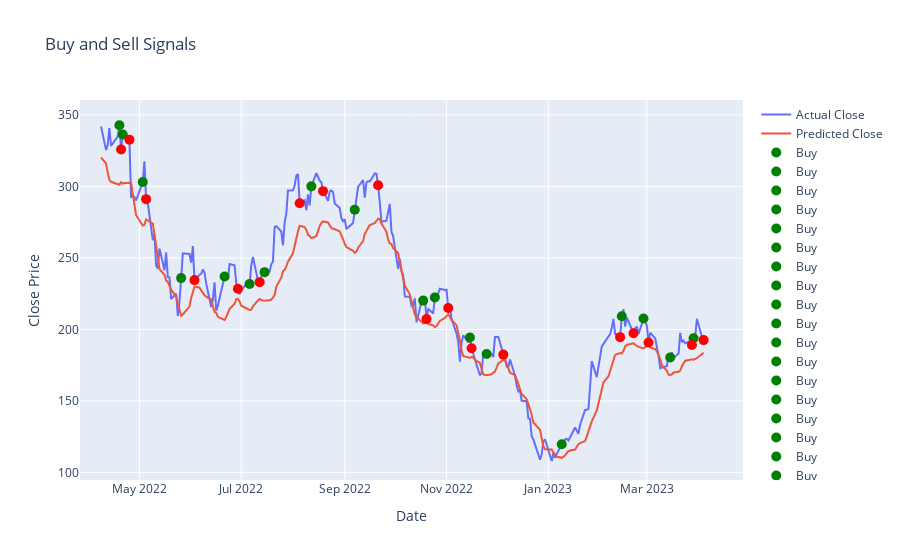

This figure's notebook cell:
### Markdown cell above
# compare the buy and hold strategy to this one

### Code cell
import plotly.offline as pyo
import plotly.graph_objs as go

# Create the actual close price trace
actual_trace = go.Scatter(x=results_df['Date'], y=results_df['Actual Close'], mode='lines', name='Actual Close')

# Create the predicted close price trace
predicted_trace = go.Scatter(x=results_df['Date'], y=results_df['Predicted Close'], mode='lines', name='Predicted Close')

# Create the buy and sell marker traces
buy_traces = []
sell_traces = []
for i, row in results_df.iterrows():
    if row['Action'] == 'Buy':
        buy_trace = go.Scatter(x=[row['Date']], y=[row['Actual Close']], mode='markers', name='Buy', marker=dict(color='green', size=10))
        buy_traces.append(buy_trace)
    elif row['Action'] == 'Sell':
        sell_trace = go.Scatter(x=[row['Date']], y=[row['Actual Close']], mode='markers', name='Sell', marker=dict(color='red', size=10))
        sell_traces.append(sell_trace)

# Combine the traces into a data list
data = [actual_trace, predicted_trace] + buy_traces + sell_traces

# Set the layout for the chart
layout = go.Layout(title='Buy and Sell Signals', xaxis_title='Date', yaxis_title='Close Price')

# Create the figure object
fig = go.Figure(data=data, layout=layout)

# Display the interactive chart in JupyterLab
pyo.iplot(fig)

### Figure 1 — Plotly figure (JSON) as saved in the notebook; plotly's stock layout.template omitted (floating-point values rounded to 4 significant figures; data arrays with more than 128 entries replaced by an {"elided": "..."} marker saying what was removed)
{"data": [{"mode": "lines", "name": "Actual Close", "type": "scatter", "x": {"elided": "248 str values"}, "y": {"elided": "248 float values"}}, {"mode": "lines", "name": "Predicted Close", "type": "scatter", "x": {"elided": "248 str values"}, "y": {"elided": "248 float values"}}, {"marker": {"color": "green", "size": 10}, "mode": "markers", "name": "Buy", "type": "scatter", "x": ["2022-04-19T00:00:00"], "y": [342.7]}, {"marker": {"color": "green", "size": 10}, "mode": "markers", "name": "Buy", "type": "scatter", "x": ["2022-04-21T00:00:00"], "y": [336.3]}, {"marker": {"color": "green", "size": 10}, "mode": "markers", "name": "Buy", "type": "scatter", "x": ["2022-05-03T00:00:00"], "y": [303.1]}, {"marker": {"color": "green", "size": 10}, "mode": "markers", "name": "Buy", "type": "scatter", "x": ["2022-05-26T00:00:00"], "y": [235.9]}, {"marker": {"color": "green", "size": 10}, "mode": "markers", "name": "Buy", "type": "scatter", "x": ["2022-06-21T00:00:00"], "y": [237.0]}, {"marker": {"color": "green", "size": 10}, "mode": "markers", "name": "Buy", "type": "scatter", "x": ["2022-07-06T00:00:00"], "y": [231.7]}, {"marker": {"color": "green", "size": 10}, "mode": "markers", "name": "Buy", "type": "scatter", "x": ["2022-07-15T00:00:00"], "y": [240.1]}, {"marker": {"color": "green", "size": 10}, "mode": "markers", "name": "Buy", "type": "scatter", "x": ["2022-08-12T00:00:00"], "y": [300.0]}, {"marker": {"color": "green", "size": 10}, "mode": "markers", "name": "Buy", "type": "scatter", "x": ["2022-09-07T00:00:00"], "y": [283.7]}, {"marker": {"color": "green", "size": 10}, "mode": "markers", "name": "Buy", "type": "scatter", "x": ["2022-10-18T00:00:00"], "y": [220.2]}, {"marker": {"color": "green", "size": 10}, "mode": "markers", "name": "Buy", "type": "scatter", "x": ["2022-10-25T00:00:00"], "y": [222.4]}, {"marker": {"color": "green", "size": 10}, "mode": "markers", "name": "Buy", "type": "scatter", "x": ["2022-11-15T00:00:00"], "y": [194.4]}, {"marker": {"color": "green", "size": 10}, "mode": "markers", "name": "Buy", "type": "scatter", "x": ["2022-11-25T00:00:00"], "y": [182.9]}, {"marker": {"color": "green", "size": 10}, "mode": "markers", "name": "Buy", "type": "scatter", "x": ["2023-01-09T00:00:00"], "y": [119.8]}, {"marker": {"color": "green", "size": 10}, "mode": "markers", "name": "Buy", "type": "scatter", "x": ["2023-02-14T00:00:00"], "y": [209.2]}, {"marker": {"color": "green", "size": 10}, "mode": "markers", "name": "Buy", "type": "scatter", "x": ["2023-02-27T00:00:00"], "y": [207.6]}, {"marker": {"color": "green", "size": 10}, "mode": "markers", "name": "Buy", "type": "scatter", "x": ["2023-03-15T00:00:00"], "y": [180.4]}, {"marker": {"color": "green", "size": 10}, "mode": "markers", "name": "Buy", "type": "scatter", "x": ["2023-03-29T00:00:00"], "y": [193.9]}, {"marker": {"color": "red", "size": 10}, "mode": "markers", "name": "Sell", "type": "scatter", "x": ["2022-04-20T00:00:00"], "y": [325.7]}, {"marker": {"color": "red", "size": 10}, "mode": "markers", "name": "Sell", "type": "scatter", "x": ["2022-04-25T00:00:00"], "y": [332.7]}, {"marker": {"color": "red", "size": 10}, "mode": "markers", "name": "Sell", "type": "scatter", "x": ["2022-05-05T00:00:00"], "y": [291.1]}, {"marker": {"color": "red", "size": 10}, "mode": "markers", "name": "Sell", "type": "scatter", "x": ["2022-06-03T00:00:00"], "y": [234.5]}, {"marker": {"color": "red", "size": 10}, "mode": "markers", "name": "Sell", "type": "scatter", "x": ["2022-06-29T00:00:00"], "y": [228.5]}, {"marker": {"color": "red", "size": 10}, "mode": "markers", "name": "Sell", "type": "scatter", "x": ["2022-07-12T00:00:00"], "y": [233.1]}, {"marker": {"color": "red", "size": 10}, "mode": "markers", "name": "Sell", "type": "scatter", "x": ["2022-08-05T00:00:00"], "y": [288.2]}, {"marker": {"color": "red", "size": 10}, "mode": "markers", "name": "Sell", "type": "scatter", "x": ["2022-08-19T00:00:00"], "y": [296.7]}, {"marker": {"color": "red", "size": 10}, "mode": "markers", "name": "Sell", "type": "scatter", "x": ["2022-09-21T00:00:00"], "y": [300.8]}, {"marker": {"color": "red", "size": 10}, "mode": "markers", "name": "Sell", "type": "scatter", "x": ["2022-10-20T00:00:00"], "y": [207.3]}, {"marker": {"color": "red", "size": 10}, "mode": "markers", "name": "Sell", "type": "scatter", "x": ["2022-11-02T00:00:00"], "y": [215.0]}, {"marker": {"color": "red", "size": 10}, "mode": "markers", "name": "Sell", "type": "scatter", "x": ["2022-11-16T00:00:00"], "y": [186.9]}, {"marker": {"color": "red", "size": 10}, "mode": "markers", "name": "Sell", "type": "scatter", "x": ["2022-12-05T00:00:00"], "y": [182.4]}, {"marker": {"color": "red", "size": 10}, "mode": "markers", "name": "Sell", "type": "scatter", "x": ["2023-02-13T00:00:00"], "y": [194.6]}, {"marker": {"color": "red", "size": 10}, "mode": "markers", "name": "Sell", "type": "scatter", "x": ["2023-02-21T00:00:00"], "y": [197.4]}, {"marker": {"color": "red", "size": 10}, "mode": "markers", "name": "Sell", "type": "scatter", "x": ["2023-03-02T00:00:00"], "y": [190.9]}, {"marker": {"color": "red", "size": 10}, "mode": "markers", "name": "Sell", "type": "scatter", "x": ["2023-03-28T00:00:00"], "y": [189.2]}, {"marker": {"color": "red", "size": 10}, "mode": "markers", "name": "Sell", "type": "scatter", "x": ["2023-04-04T00:00:00"], "y": [192.6]}], "layout": {"autosize": true, "title": {"text": "Buy and Sell Signals"}, "xaxis": {"autorange": true, "range": ["2022-03-27 04:55:44.4521", "2023-04-26 19:04:15.5479"], "title": {"text": "Date"}, "type": "date"}, "yaxis": {"autorange": true, "range": [94.54, 365.7], "title": {"text": "Close Price"}, "type": "linear"}}}
